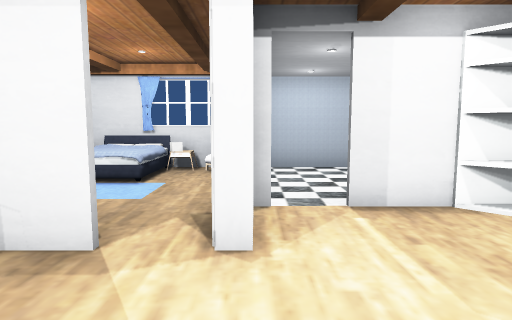
[1] (above)

13 first-person views from a walk through a scene from a Unity 3-D project. The camera is 1.2 m above the floor, tilts 6° down and sees 75° across. The floor is counted in squares, 1 m on a side. Each view is taken from the middle of a square. On the plan, view 1 faces up. The plan holds only what a view shows up to about 14 squares ahead; the rest is blank. The player is left out. Door leaves are left out, so doorways stand open. Some surface patterns are stand-ins.

[2]
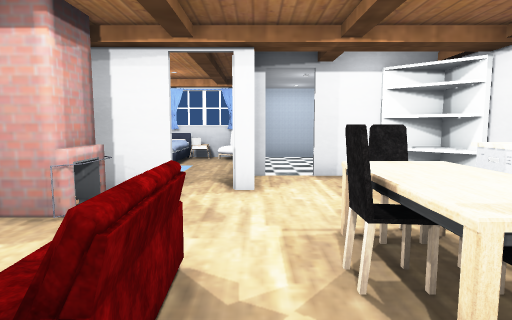

[3]
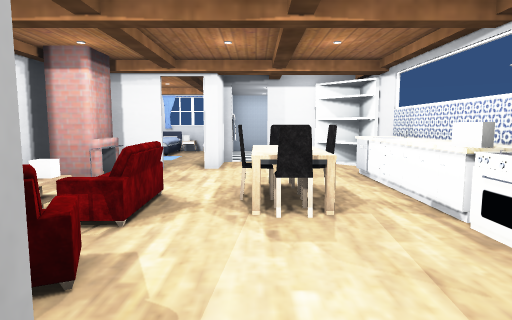

[4]
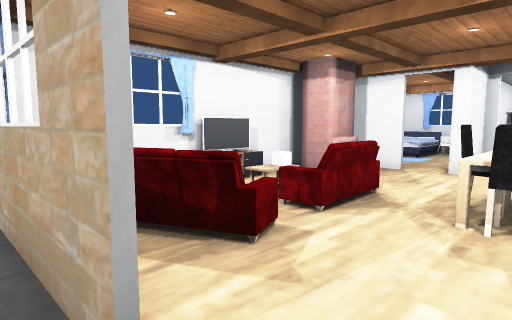

[5]
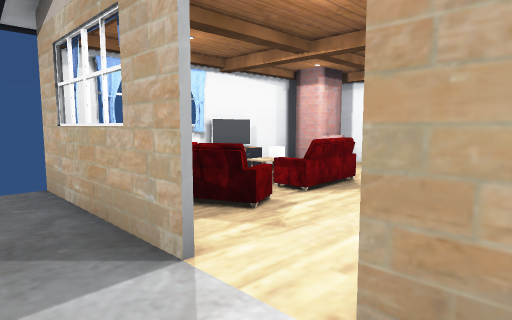

[6]
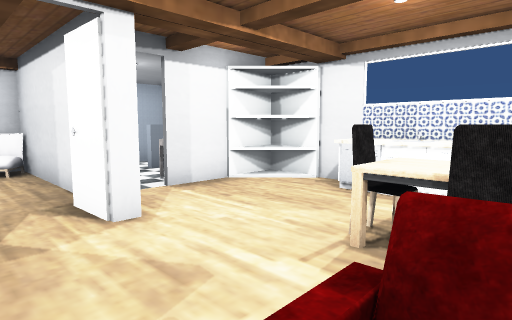

[7]
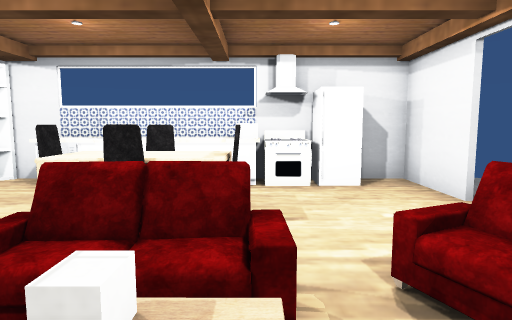

[8]
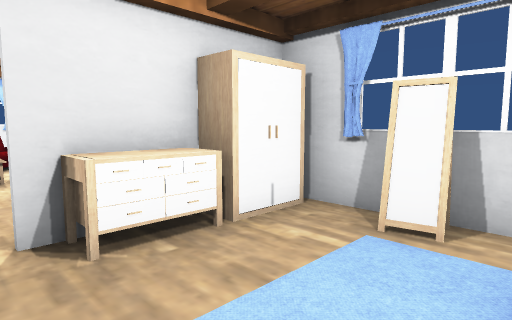

[9]
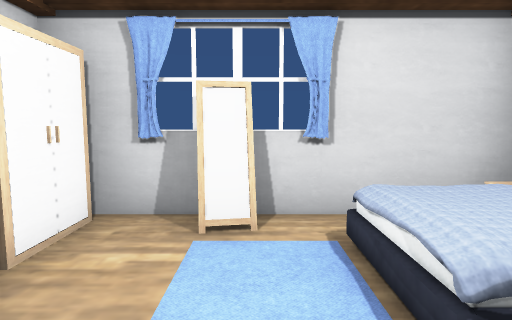

[10]
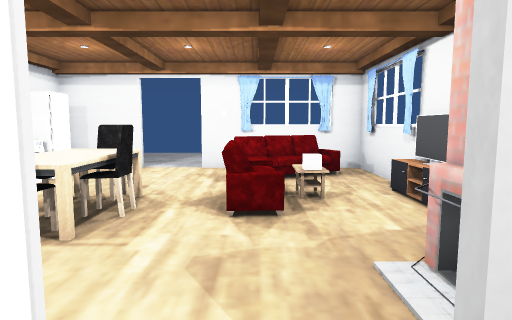

[11]
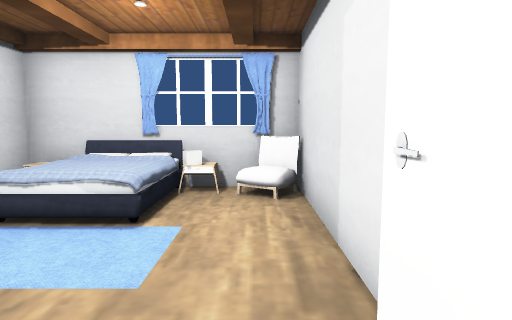

[12]
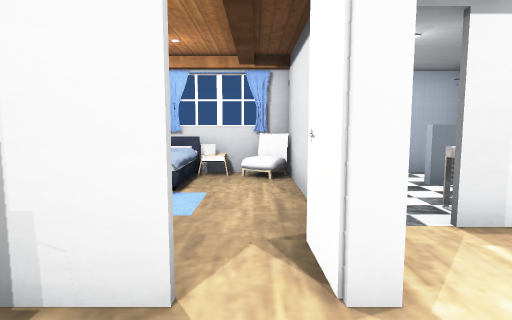

[13]
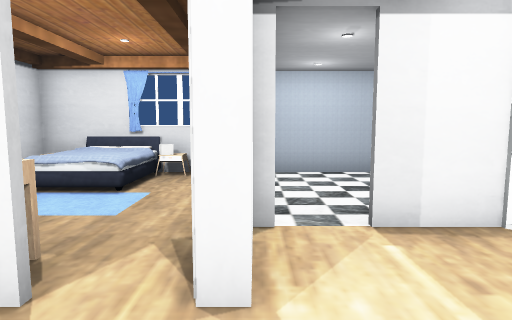

### Floor plan
Ten units are one square. View 1 is at (0, 0); x grows to the right and y downward. Boxes are objects, and circles mark ways between rooms. Rooms are numbered by the first view taken in them; rooms with no view inside come last. Other rooms are left out.
<svg viewBox="-60 -100 110 185">
<path fill="none" stroke="#000" d="M-15 -31 -31 -31M43 -33 32 -45M0 -49 0 -31 -4 -31 -5 -44M25 -48 12 -48M-39 -21 -39 7M-39 23 -39 53M21 53 44 53 44 -48 34 -48M-24 53 6 53M6 54 -41 54M29 54 21 54M-39 53 -24 53M-47 -60 -51 -59 -50 -54M-49 -60 -48 -53M-35 -32 -15 -32M-2 -51 -2 -95 -54 -95 -54 -36"/>
<rect x="-45" y="15" width="10" height="10" fill="#bbb"><title>other object</title></rect>
<rect x="-45" y="5" width="10" height="10" fill="#bbb"><title>other object</title></rect>
<rect x="-35" y="-25" width="20" height="20" fill="#bbb"><title>other object</title></rect>
<rect x="-25" y="25" width="20" height="20" fill="#bbb"><title>other object</title></rect>
<rect x="-15" y="-5" width="10" height="30" fill="#bbb"><title>other object</title></rect>
<rect x="5" y="15" width="20" height="10" fill="#bbb"><title>other object</title></rect>
<rect x="5" y="-5" width="10" height="20" fill="#bbb"><title>other object</title></rect>
<rect x="5" y="-15" width="20" height="10" fill="#bbb"><title>other object</title></rect>
<rect x="15" y="-5" width="10" height="20" fill="#bbb"><title>other object</title></rect>
<rect x="35" y="35" width="10" height="10" fill="#bbb"><title>other object</title></rect>
<rect x="35" y="25" width="10" height="10" fill="#bbb"><title>other object</title></rect>
<rect x="35" y="15" width="10" height="10" fill="#bbb"><title>other object</title></rect>
<rect x="35" y="-25" width="10" height="40" fill="#bbb"><title>other object</title></rect>
<rect x="-55" y="-45" width="20" height="20" fill="#bbb"><title>other object</title></rect>
<rect x="-45" y="-75" width="20" height="10" fill="#bbb"><title>other object</title></rect>
<rect x="-45" y="-95" width="10" height="10" fill="#bbb"><title>other object</title></rect>
<rect x="-35" y="-45" width="20" height="10" fill="#bbb"><title>other object</title></rect>
<circle cx="15" cy="50" r="3" fill="#2a7"/>
<circle cx="-10" cy="-40" r="3" fill="#2a7"/>
<text x="10" y="0">1</text>
<text x="0" y="80">2</text>
<text x="-30" y="-60">3</text>
</svg>
Room 1 opens to room 2. Room 1 opens to room 3.

Where each view was taken, in squares from view 1:
view 1: 0 up, 0 right, facing up
view 2: 3 down, 0 right, facing up
view 3: 6 down, 1 right, facing up
view 4: 6 down, 2 right, facing up-left
view 5: 7 down, 3 right, facing up-left
view 6: 1 down, 2 left, facing up-right
view 7: 2 down, 3 left, facing right
view 8: 7 up, 1 left, facing down-left
view 9: 6 up, 1 left, facing left
view 10: 4 up, 1 left, facing down
view 11: 3 up, 1 left, facing up
view 12: 1 up, 1 left, facing up
view 13: 1 up, 0 right, facing up
